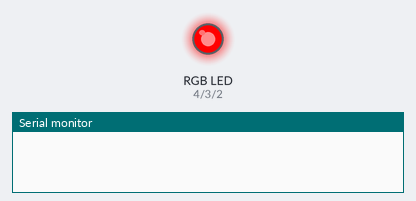
This sketch was run on a simulated Arduino Uno, built with avr-gcc and run on an emulated ATmega328P. Shown: an RGB LED mixed from three pins (HIGH = lit), the last lines printed to the serial monitor.

Above: at 0.5 s.
At 2.5 s:
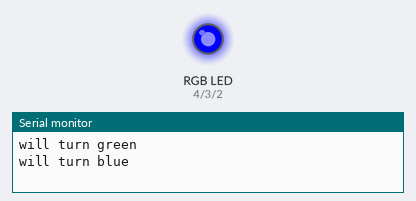
At 3.5 s:
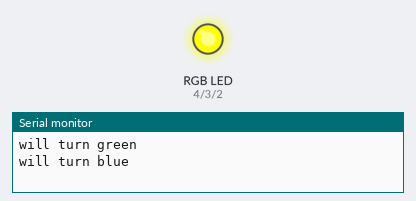
At 4.5 s:
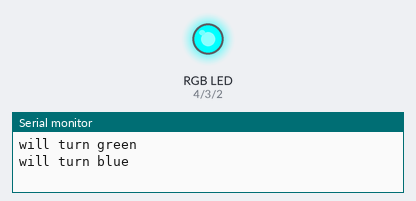
At 6.5 s:
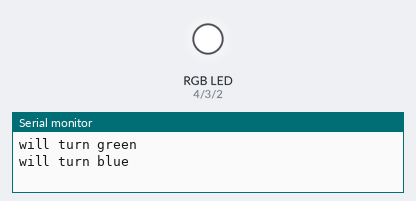
At 8.5 s:
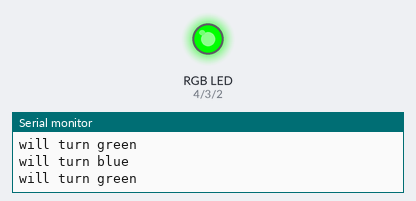
Timing chart, 0 to 9.1 s (numbered marks = the images above):
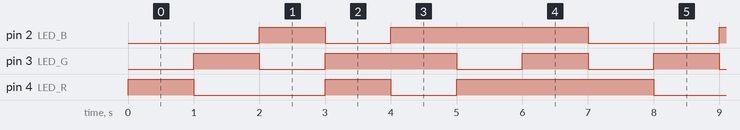

The sketch:

RGB_led.ino
```cpp
/**
 * LED 七彩跳变
 */

 #define LED_R 4
 #define LED_G 3
 #define LED_B 2

 #define LED_OFF LOW
 #define LED_ON HIGH

void setup() {
  // put your setup code here, to run once:
  pinMode(LED_R,OUTPUT);
  pinMode(LED_G,OUTPUT);
  pinMode(LED_B,OUTPUT);

  Serial.begin(9600);
}

void loop() {
  // put your main code here, to run repeatedly:
  digitalWrite(LED_R, LED_ON);
  digitalWrite(LED_G, LED_OFF);
  digitalWrite(LED_B, LED_OFF);
  delay(1000);

  Serial.println("will turn green");
  digitalWrite(LED_R, LED_OFF);
  digitalWrite(LED_G, LED_ON);
  digitalWrite(LED_B, LED_OFF);
  delay(1000);

   Serial.println("will turn blue");
  digitalWrite(LED_R, LED_OFF);
  digitalWrite(LED_G, LED_OFF);
  digitalWrite(LED_B, LED_ON);
  delay(1000);

  // yellow
  digitalWrite(LED_R, LED_ON);
  digitalWrite(LED_G, LED_ON);
  digitalWrite(LED_B, LED_OFF);
  delay(1000);

   //青
  digitalWrite(LED_R, LED_OFF);
  digitalWrite(LED_G, LED_ON);
  digitalWrite(LED_B, LED_ON);
  delay(1000);

  //紫
  digitalWrite(LED_R, LED_ON);
  digitalWrite(LED_G, LED_OFF);
  digitalWrite(LED_B, LED_ON);
  delay(1000);


  digitalWrite(LED_R, LED_ON);
  digitalWrite(LED_G, LED_ON);
  digitalWrite(LED_B, LED_ON);
  delay(1000);

//  Serial.print("val = ");
//  Serial.println(val);
}
```

Measured:
- by itself, pin 2 (LED_B): repeats every 7.0 s: LOW 1.0 s, HIGH 3.0 s, LOW 2.0 s, HIGH 1.0 s
- by itself, pin 3 (LED_G): repeats every 7.0 s: LOW 1.0 s, HIGH 2.0 s, 2 × (LOW 1.0 s, HIGH 1.0 s)
- by itself, pin 4 (LED_R): repeats every 7.0 s: LOW 2.0 s, HIGH 1.0 s, LOW 1.0 s, HIGH 3.0 s
